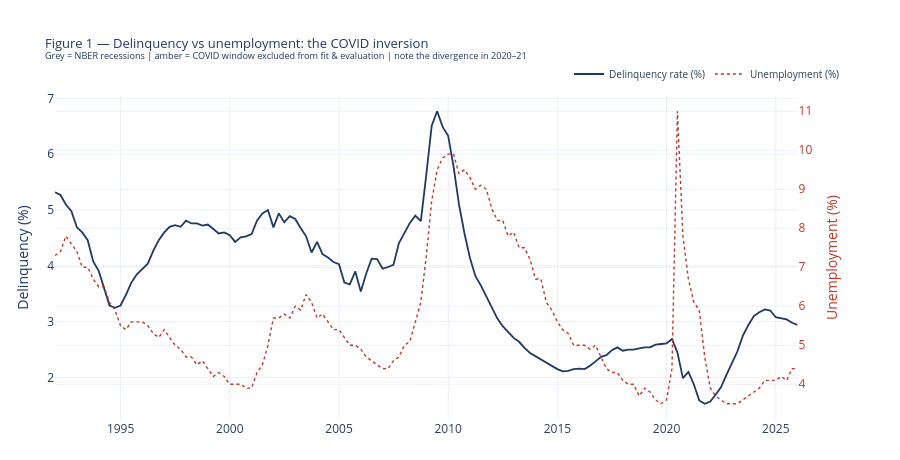

Write notebook code for a chart like this one.
### Markdown cell above
## **1: Sample Diagnostics & EDA — the COVID transmission break**
___
The single most important modelling fact for this target: **the pandemic severed the
macro→credit link.** In every prior recession, rising unemployment pulled delinquency
up (the GFC took it to ~6.8%). During COVID, mass forbearance and stimulus pushed
delinquency *down* to ~1.5% even as unemployment spiked to 11%. A macro-conditional
model fit through that window would learn a relationship that never held structurally —
so those quarters are excluded from fitting and from evaluation.

### Code cell
# Figure 1 — delinquency vs unemployment, with the COVID inversion highlighted
unemp = df['us_unemployment'] if 'us_unemployment' in df.columns else None
fig = make_subplots(specs=[[{'secondary_y': True}]])

for s, e, lbl in RECESSIONS_US:
    fig.add_vrect(x0=s, x1=e, fillcolor='lightgrey', opacity=0.3, layer='below', line_width=0)
fig.add_vrect(x0=COVID_START, x1=COVID_END, fillcolor=AMBER, opacity=0.12,
              layer='below', line_width=0,
              annotation_text='COVID excluded', annotation_position='top left',
              annotation_font_size=10)

fig.add_trace(go.Scatter(x=y_full.index, y=y_full.values, mode='lines',
                         line=dict(color=NAVY, width=1.8), name='Delinquency rate (%)'),
              secondary_y=False)
if unemp is not None:
    um = unemp.loc[start:hist_idx.max()]
    fig.add_trace(go.Scatter(x=um.index, y=um.values, mode='lines',
                             line=dict(color=RED, width=1.4, dash='dot'), name='Unemployment (%)'),
                  secondary_y=True)

fig.update_layout(
    title=dict(text='Figure 1 — Delinquency vs unemployment: the COVID inversion<br>'
                    '<sup>Grey = NBER recessions | amber = COVID window excluded from fit & '
                    'evaluation | note the divergence in 2020–21</sup>',
               font=dict(size=13, color=NAVY)),
    template=TEMPLATE, height=460,
    legend=dict(orientation='h', yanchor='bottom', y=1.02, xanchor='right', x=1, font=dict(size=10)),
    margin=dict(t=95, b=40, l=55, r=55))
fig.update_yaxes(title_text='Delinquency (%)', secondary_y=False, color=NAVY)
fig.update_yaxes(title_text='Unemployment (%)', secondary_y=True, color=RED)
fig.show()

### Figure 1 — Plotly figure (JSON) as saved in the notebook; plotly's stock layout.template omitted (floating-point values rounded to 4 significant figures; data arrays with more than 128 entries replaced by an {"elided": "..."} marker saying what was removed)
{"data": [{"line": {"color": "#1F3864", "width": 1.8}, "mode": "lines", "name": "Delinquency rate (%)", "type": "scatter", "x": {"elided": "137 str values"}, "xaxis": "x", "y": {"elided": "137 float values"}, "yaxis": "y"}, {"line": {"color": "#C0392B", "dash": "dot", "width": 1.4}, "mode": "lines", "name": "Unemployment (%)", "type": "scatter", "x": {"elided": "137 str values"}, "xaxis": "x", "y": {"elided": "137 float values"}, "yaxis": "y2"}], "layout": {"height": 460, "legend": {"font": {"size": 10}, "orientation": "h", "x": 1, "xanchor": "right", "y": 1.02, "yanchor": "bottom"}, "margin": {"b": 40, "l": 55, "r": 55, "t": 95}, "title": {"font": {"color": "#1F3864", "size": 13}, "text": "Figure 1 — Delinquency vs unemployment: the COVID inversion<br><sup>Grey = NBER recessions | amber = COVID window excluded from fit & evaluation | note the divergence in 2020–21</sup>"}, "xaxis": {"anchor": "y", "domain": [0, 0.94]}, "yaxis": {"anchor": "x", "color": "#1F3864", "domain": [0, 1], "title": {"text": "Delinquency (%)"}}, "yaxis2": {"anchor": "x", "color": "#C0392B", "overlaying": "y", "side": "right", "title": {"text": "Unemployment (%)"}}}}
